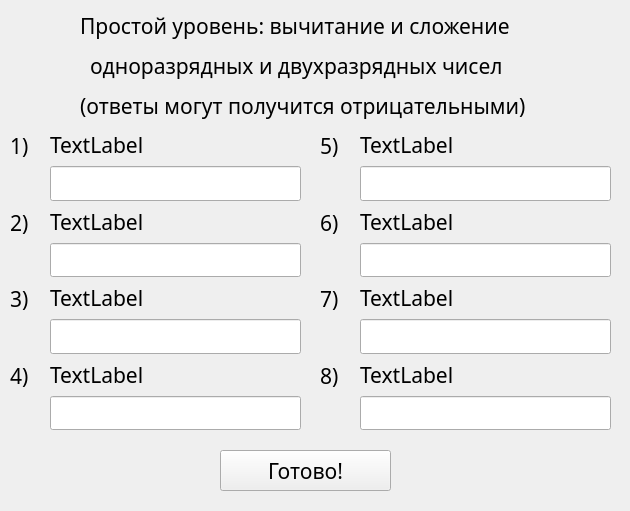
<?xml version="1.0" encoding="UTF-8"?>
<ui version="4.0">
 <class>Form</class>
 <widget class="QWidget" name="Form">
  <property name="geometry">
   <rect>
    <x>0</x>
    <y>0</y>
    <width>630</width>
    <height>511</height>
   </rect>
  </property>
  <property name="font">
   <font>
    <family>MV Boli</family>
    <pointsize>16</pointsize>
   </font>
  </property>
  <property name="windowTitle">
   <string>Form</string>
  </property>
  <widget class="QLabel" name="label">
   <property name="geometry">
    <rect>
     <x>80</x>
     <y>10</y>
     <width>511</width>
     <height>31</height>
    </rect>
   </property>
   <property name="font">
    <font>
     <family>MV Boli</family>
     <pointsize>16</pointsize>
    </font>
   </property>
   <property name="text">
    <string>Простой уровень: вычитание и сложение </string>
   </property>
  </widget>
  <widget class="QWidget" name="verticalLayoutWidget">
   <property name="geometry">
    <rect>
     <x>50</x>
     <y>130</y>
     <width>251</width>
     <height>301</height>
    </rect>
   </property>
   <property name="font">
    <font>
     <family>MV Boli</family>
     <pointsize>16</pointsize>
    </font>
   </property>
   <layout class="QVBoxLayout" name="verticalLayout">
    <item>
     <widget class="QLabel" name="primer_1">
      <property name="font">
       <font>
        <family>MV Boli</family>
        <pointsize>16</pointsize>
       </font>
      </property>
      <property name="text">
       <string>TextLabel</string>
      </property>
     </widget>
    </item>
    <item>
     <widget class="QLineEdit" name="otvet_1">
      <property name="font">
       <font>
        <family>MV Boli</family>
        <pointsize>16</pointsize>
       </font>
      </property>
     </widget>
    </item>
    <item>
     <widget class="QLabel" name="primer_2">
      <property name="font">
       <font>
        <family>MV Boli</family>
        <pointsize>16</pointsize>
       </font>
      </property>
      <property name="text">
       <string>TextLabel</string>
      </property>
     </widget>
    </item>
    <item>
     <widget class="QLineEdit" name="otvet_2">
      <property name="font">
       <font>
        <family>MV Boli</family>
        <pointsize>16</pointsize>
       </font>
      </property>
     </widget>
    </item>
    <item>
     <widget class="QLabel" name="primer_3">
      <property name="font">
       <font>
        <family>MV Boli</family>
        <pointsize>16</pointsize>
       </font>
      </property>
      <property name="text">
       <string>TextLabel</string>
      </property>
     </widget>
    </item>
    <item>
     <widget class="QLineEdit" name="otvet_3">
      <property name="font">
       <font>
        <family>MV Boli</family>
        <pointsize>16</pointsize>
       </font>
      </property>
     </widget>
    </item>
    <item>
     <widget class="QLabel" name="primer_4">
      <property name="font">
       <font>
        <family>MV Boli</family>
        <pointsize>16</pointsize>
       </font>
      </property>
      <property name="text">
       <string>TextLabel</string>
      </property>
     </widget>
    </item>
    <item>
     <widget class="QLineEdit" name="otvet_4">
      <property name="font">
       <font>
        <family>MV Boli</family>
        <pointsize>16</pointsize>
       </font>
      </property>
     </widget>
    </item>
   </layout>
  </widget>
  <widget class="QPushButton" name="pushButton">
   <property name="geometry">
    <rect>
     <x>220</x>
     <y>450</y>
     <width>171</width>
     <height>41</height>
    </rect>
   </property>
   <property name="font">
    <font>
     <family>MV Boli</family>
     <pointsize>16</pointsize>
    </font>
   </property>
   <property name="text">
    <string>Готово!</string>
   </property>
  </widget>
  <widget class="QWidget" name="verticalLayoutWidget_2">
   <property name="geometry">
    <rect>
     <x>360</x>
     <y>130</y>
     <width>251</width>
     <height>301</height>
    </rect>
   </property>
   <property name="font">
    <font>
     <family>MV Boli</family>
     <pointsize>16</pointsize>
    </font>
   </property>
   <layout class="QVBoxLayout" name="verticalLayout_2">
    <item>
     <widget class="QLabel" name="primer_5">
      <property name="font">
       <font>
        <family>MV Boli</family>
        <pointsize>16</pointsize>
       </font>
      </property>
      <property name="text">
       <string>TextLabel</string>
      </property>
     </widget>
    </item>
    <item>
     <widget class="QLineEdit" name="otvet_5">
      <property name="font">
       <font>
        <family>MV Boli</family>
        <pointsize>16</pointsize>
       </font>
      </property>
     </widget>
    </item>
    <item>
     <widget class="QLabel" name="primer_6">
      <property name="font">
       <font>
        <family>MV Boli</family>
        <pointsize>16</pointsize>
       </font>
      </property>
      <property name="text">
       <string>TextLabel</string>
      </property>
     </widget>
    </item>
    <item>
     <widget class="QLineEdit" name="otvet_6">
      <property name="font">
       <font>
        <family>MV Boli</family>
        <pointsize>16</pointsize>
       </font>
      </property>
     </widget>
    </item>
    <item>
     <widget class="QLabel" name="primer_7">
      <property name="font">
       <font>
        <family>MV Boli</family>
        <pointsize>16</pointsize>
       </font>
      </property>
      <property name="text">
       <string>TextLabel</string>
      </property>
     </widget>
    </item>
    <item>
     <widget class="QLineEdit" name="otvet_7">
      <property name="font">
       <font>
        <family>MV Boli</family>
        <pointsize>16</pointsize>
       </font>
      </property>
     </widget>
    </item>
    <item>
     <widget class="QLabel" name="primer_8">
      <property name="font">
       <font>
        <family>MV Boli</family>
        <pointsize>16</pointsize>
       </font>
      </property>
      <property name="text">
       <string>TextLabel</string>
      </property>
     </widget>
    </item>
    <item>
     <widget class="QLineEdit" name="otvet_8">
      <property name="font">
       <font>
        <family>MV Boli</family>
        <pointsize>16</pointsize>
       </font>
      </property>
     </widget>
    </item>
   </layout>
  </widget>
  <widget class="QLabel" name="label_10">
   <property name="geometry">
    <rect>
     <x>90</x>
     <y>50</y>
     <width>511</width>
     <height>31</height>
    </rect>
   </property>
   <property name="font">
    <font>
     <family>MV Boli</family>
     <pointsize>16</pointsize>
    </font>
   </property>
   <property name="text">
    <string>одноразрядных и двухразрядных чисел</string>
   </property>
  </widget>
  <widget class="QLabel" name="label_2">
   <property name="geometry">
    <rect>
     <x>80</x>
     <y>80</y>
     <width>541</width>
     <height>51</height>
    </rect>
   </property>
   <property name="font">
    <font>
     <family>MV Boli</family>
     <pointsize>16</pointsize>
    </font>
   </property>
   <property name="text">
    <string>(ответы могут получится отрицательными)</string>
   </property>
  </widget>
  <widget class="QWidget" name="verticalLayoutWidget_3">
   <property name="geometry">
    <rect>
     <x>10</x>
     <y>110</y>
     <width>31</width>
     <height>301</height>
    </rect>
   </property>
   <layout class="QVBoxLayout" name="verticalLayout_3">
    <item>
     <widget class="QLabel" name="label_3">
      <property name="text">
       <string>1)</string>
      </property>
     </widget>
    </item>
    <item>
     <widget class="QLabel" name="label_4">
      <property name="text">
       <string>2)</string>
      </property>
     </widget>
    </item>
    <item>
     <widget class="QLabel" name="label_5">
      <property name="text">
       <string>3)</string>
      </property>
     </widget>
    </item>
    <item>
     <widget class="QLabel" name="label_6">
      <property name="text">
       <string>4)</string>
      </property>
     </widget>
    </item>
   </layout>
  </widget>
  <widget class="QWidget" name="verticalLayoutWidget_4">
   <property name="geometry">
    <rect>
     <x>320</x>
     <y>110</y>
     <width>31</width>
     <height>301</height>
    </rect>
   </property>
   <layout class="QVBoxLayout" name="verticalLayout_4">
    <item>
     <widget class="QLabel" name="label_7">
      <property name="text">
       <string>5)</string>
      </property>
     </widget>
    </item>
    <item>
     <widget class="QLabel" name="label_8">
      <property name="text">
       <string>6)</string>
      </property>
     </widget>
    </item>
    <item>
     <widget class="QLabel" name="label_9">
      <property name="text">
       <string>7)</string>
      </property>
     </widget>
    </item>
    <item>
     <widget class="QLabel" name="label_11">
      <property name="text">
       <string>8)</string>
      </property>
     </widget>
    </item>
   </layout>
  </widget>
 </widget>
 <resources/>
 <connections/>
</ui>
